Frame 1 (no input): blank canvas, image omitted
Frame 60 (the mouse pressed at the canvas centre just before this capture): blank canvas, image omitted
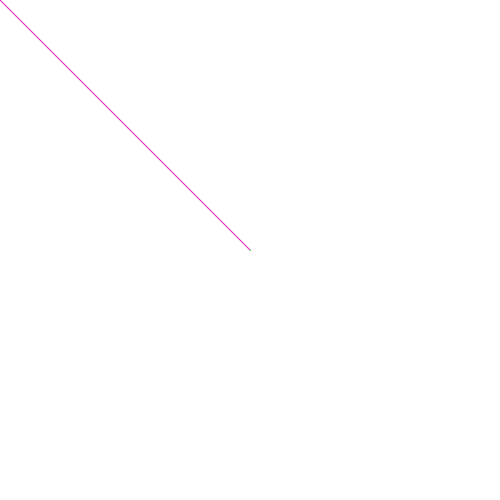
Frame 120 (the mouse held since frame 60 and released just before this capture)

The Processing sketch whose frames 1 and 60 were blank and that drew this single picture after the mouse press (run headless with seeded random() and noise(); from frame 60 on, the mouse is pressed at the canvas centre):

// Processing sketch: ex_1_drawing_line_directions_condition
// ── ex_1_drawing_line_directions_condition.pde
void setup() {
  size(500, 500);
  background(255);
  stroke(232, 23, 187);
}

void draw() {
  if(pmouseY < mouseY){
    // moving down
    stroke(232, 23, 187);
  } else {
    // else we are moving up
    stroke(27,252,13);
  }
  
  line(mouseX, mouseY, pmouseX, pmouseY);
}
